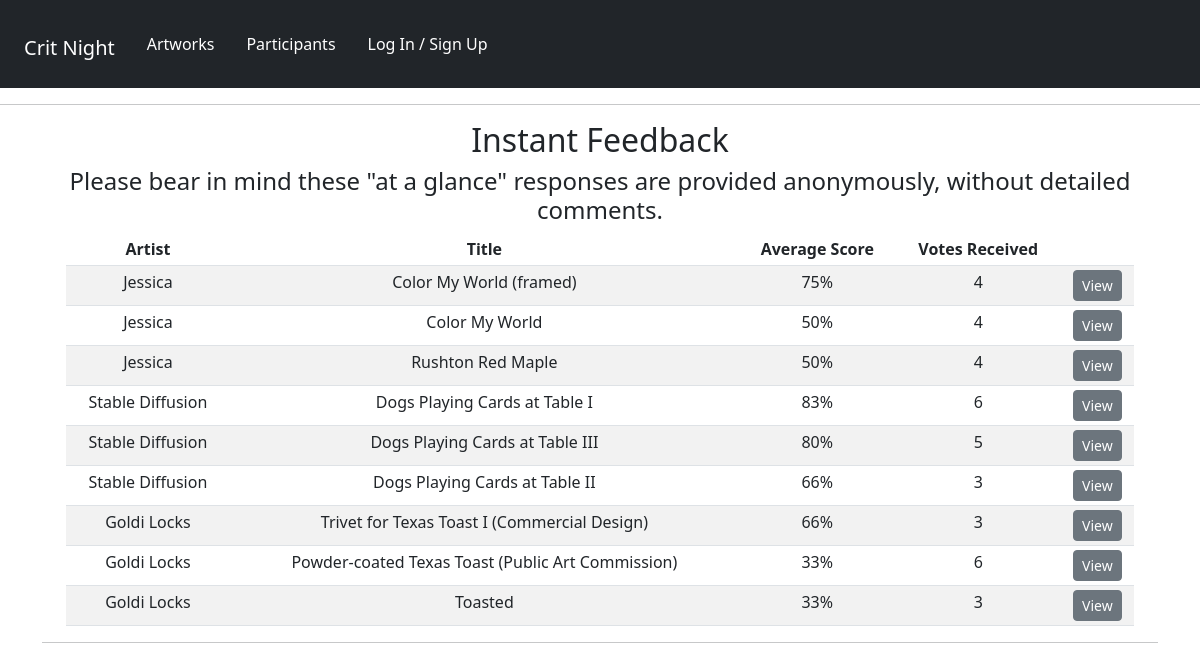
The app's page /results/, older data.
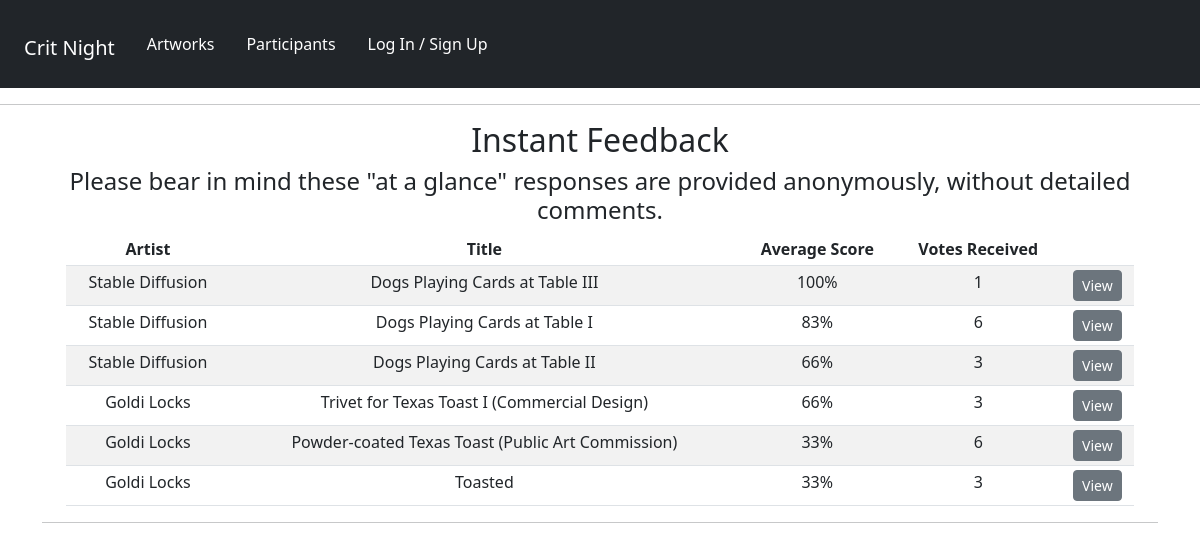
The same page, newer data.
### artworks/models.py (models this page shows, shortened)
class Artwork(models.Model):
    owner = models.ForeignKey(Profile, null=True, blank=True, on_delete=models.CASCADE)
    title = models.CharField(max_length=200, null=True)
    featured_image = models.ImageField(
        null=True, blank=True, default="default_image.jpg"
    )
    description = models.TextField(null=True, blank=True)
    topic = models.TextField(default="I would like feedback on:", null=True, blank=True)
    demo_link = models.CharField(max_length=2000, null=True, blank=True)
    source_link = models.CharField(max_length=2000, null=True, blank=True)
    tags = models.ManyToManyField("Tag", blank=True)
    vote_total = models.IntegerField(default=0, null=True, blank=True)
    vote_ratio = models.IntegerField(default=0, null=True, blank=True)
    created = models.DateTimeField(auto_now_add=True)
    id = models.UUIDField(
        default=uuid.uuid4, unique=True, primary_key=True, editable=False
    )
    class Meta:
        ordering = ["owner", "-vote_ratio", "-vote_total", "title"]

### panelists/models.py (models this page shows, shortened)
class Profile(models.Model):
    user = models.OneToOneField(User, on_delete=models.CASCADE, null=True, blank=True)
    name = models.CharField(max_length=200, null=True, blank=True)
    ROLE_TYPE = (
        ("moderator", "Moderator"),
        ("artist", "Artist"),
    )
    role = models.CharField(max_length=200, null=True, choices=ROLE_TYPE)
    media = models.CharField(max_length=200, null=True, blank=True)
    email = models.EmailField(max_length=500, null=True, blank=True)
    username = models.CharField(max_length=200, null=True, blank=True)
    pronouns = models.CharField(max_length=200, null=True, blank=True)
    brief_bio = models.TextField(max_length=1500, null=True, blank=True)
    profile_image = models.ImageField(
        null=True,
        blank=True,
        upload_to="profiles/",
        default="profiles/default-profile.png",
    )
    website = models.CharField(max_length=200, null=True, blank=True)
    social_insta = models.CharField(max_length=200, blank=True, null=True)
    social_twitter = models.CharField(max_length=200, blank=True, null=True)
    social_other = models.CharField(max_length=200, blank=True, null=True)
    created = models.DateTimeField(auto_now_add=True)
    id = models.UUIDField(
        default=uuid.uuid4, unique=True, primary_key=True, editable=False
    )

### artworks/views.py (the view)
# urls.py: path("", views.results, name="results"),
def results(request):
    artworks = Artwork.objects.all()
    context = {"artworks": artworks}
    return render(request, "artworks/results.html", context)

### artworks/templates/artworks/results.html
{% extends 'main.html' %}
{% block content %}
<div class ="container text-center">
  <h2>Instant Feedback</h2>
  <h4>Please bear in mind these "at a glance" responses are provided anonymously, without detailed comments.</h4>
      <div class="container text-center">
          <div class="container">
              <table class="table table-sm table-striped">
              <thead>
              <tr>
                  <th scope="col">Artist</th>
                  <th scope="col">Title</th>
                  <th scope="col">Average Score</th>
                  <th scope="col">Votes Received</th>
                  <th scope="col"></th>
              </tr>
              </thead>
              <tbody>
                  {% for artwork in artworks %}
                  <tr>
                      <td>{{artwork.owner.name}}</td>
                      <td>{{artwork.title}}</td>
                      <td>{{artwork.vote_ratio}}%</td>
                      <td>{{artwork.vote_total}}</td>
                      <td>
                        <a href="{% url 'artwork' artwork.id %}" class="btn btn-secondary btn-sm">View</a></td>
                  </tr>
              {% endfor %}
              </tbody>
          </table>
          </div>
      </div>
{% endblock content %}

Row changes from the older to the newer data that the page shows:
removed Artwork: owner.name "Jessica", title "Color My World (framed)", vote_ratio "75", vote_total "4"
removed Artwork: owner.name "Jessica", title "Color My World", vote_ratio "50", vote_total "4"
removed Artwork: owner.name "Jessica", title "Rushton Red Maple", vote_ratio "50", vote_total "4"
changed Artwork "Dogs Playing Cards at Table III": vote_ratio "80" → "100"; vote_total "5" → "1"; moves up the list
